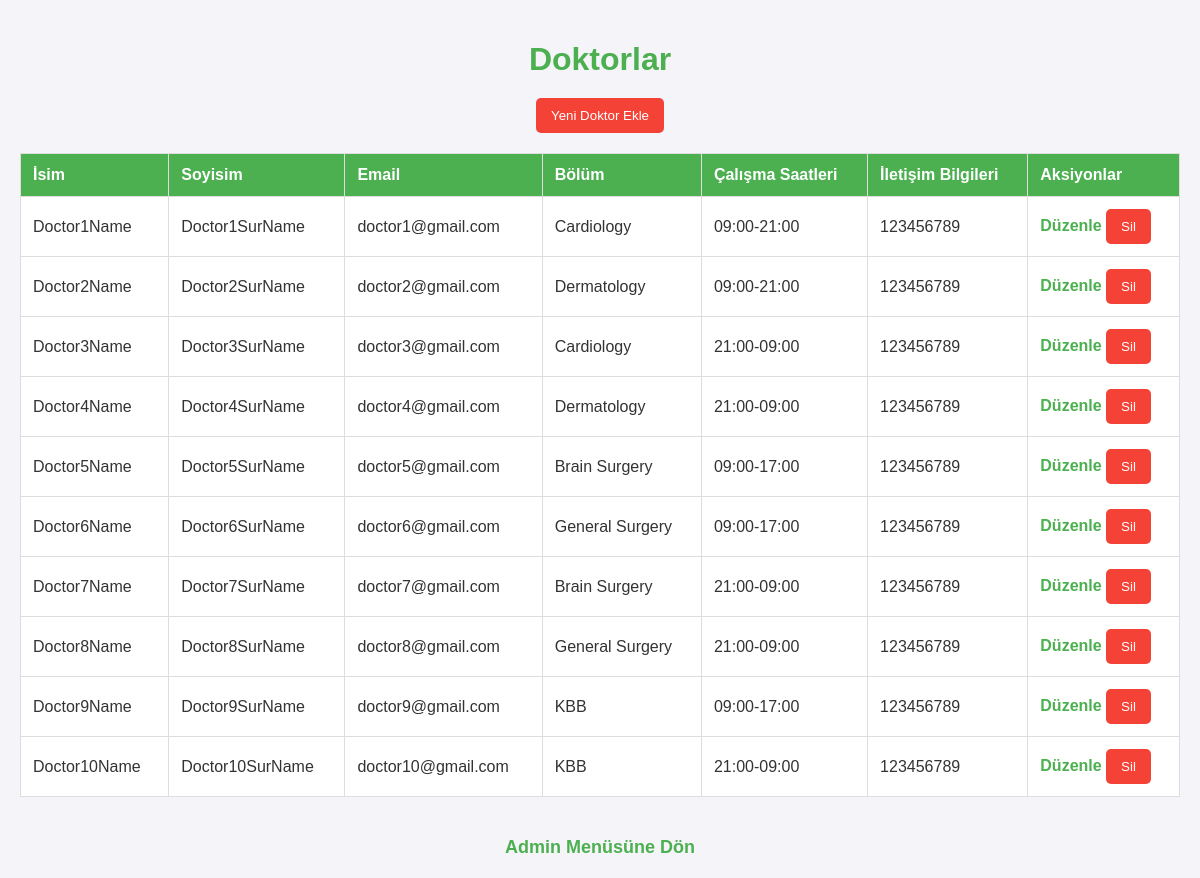
/doctors (signed in), run on the app's committed database.
### tables this page shows
CREATE TABLE doctor (
                        name TEXT,
                        surname TEXT,
                        email TEXT,
                        workHours TEXT,
                        department TEXT,
                        contact_info TEXT,
                        doctorID INTEGER PRIMARY KEY AUTOINCREMENT,
                        FOREIGN KEY (email) REFERENCES users(email)
                    );

### main.py (the view)
@app.route("/doctors")
def doctors():
    if "admin_email" not in session:
        return redirect(url_for("login"))
    connection = sqlite3.connect("database.db")
    cursor = connection.cursor()
    cursor.execute("SELECT doctorID, name, surname, email ,department, workHours , contact_info FROM doctor")
    doctors = cursor.fetchall()
    connection.close()
    return render_template("doctors.html", doctors=doctors)

### main.py (called while the page is built)
@app.before_request
def log_session():
    print(f"Session Data: {session}")

### templates/doctors.html (shortened to what this page needs)
<!DOCTYPE html>
<html lang="en">
<head>
</head>
<body>
    <h1>Doktorlar</h1>
    <div class="add-doctor-button">
        <h2><a href="{{ url_for('add_doctor') }}"><button>Yeni Doktor Ekle</button></a></h2>
    </div>
    <table>
        <tr>
            <th>İsim</th>
            <th>Soyisim</th>
            <th>Email</th>
            <th>Bölüm</th>
            <th>Çalışma Saatleri</th>
            <th>İletişim Bilgileri</th>
            <th>Aksiyonlar</th>
        </tr>
        {% for doctor in doctors %}
        <tr>
            <td>{{ doctor[1] }}</td>
            <td>{{ doctor[2] }}</td>
            <td>{{ doctor[3] }}</td>
            <td>{{ doctor[4] }}</td>
            <td>{{ doctor[5] }}</td>
            <td>{{ doctor[6] }}</td>
            <td>
                <a href="{{ url_for('edit_doctor', doctor_id=doctor[0]) }}">Düzenle</a>
                <form method="POST" action="{{ url_for('delete_doctor', doctor_id=doctor[0]) }}" style="display:inline;">
                    <button type="submit">Sil</button>
                </form>
            </td>
        </tr>
        {% endfor %}
    </table>
    <div class="return-link">
        <a href="{{ url_for('admin_menu') }}">Admin Menüsüne Dön</a>
    </div>
</body>
</html>

### templates/doctors.html (style rules this page uses)
body { font-family: 'Arial', sans-serif; background-color: #f4f4f9; margin: 0; padding: 20px; color: #333; }
h1 { color: #4CAF50; text-align: center; margin-bottom: 20px; }
h2 { text-align: center; margin-bottom: 20px; }
table { width: 100%; border-collapse: collapse; margin-top: 20px; margin-bottom: 40px; }
th, td { padding: 12px; text-align: left; border: 1px solid #ddd; }
th { background-color: #4CAF50; color: white; }
td { background-color: #fff; }
a { text-decoration: none; color: #4CAF50; font-weight: bold; }
button { background-color: #f44336; color: white; padding: 10px 15px; border: none; border-radius: 5px; cursor: pointer; transition: background-color 0.3s; }
.add-doctor-button { text-align: center; margin-bottom: 20px; }
.return-link { display: block; text-align: center; margin-top: 20px; font-size: 18px; }
.return-link a { color: #4CAF50; }

### data on the page
doctor: name "Doctor1Name", surname "Doctor1SurName", email "doctor1@gmail.com", department "Cardiology", workHours "09:00-21:00", contact_info "123456789"
doctor: name "Doctor2Name", surname "Doctor2SurName", email "doctor2@gmail.com", department "Dermatology", workHours "09:00-21:00", contact_info "123456789"
doctor: name "Doctor3Name", surname "Doctor3SurName", email "doctor3@gmail.com", department "Cardiology", workHours "21:00-09:00", contact_info "123456789"
doctor: name "Doctor4Name", surname "Doctor4SurName", email "doctor4@gmail.com", department "Dermatology", workHours "21:00-09:00", contact_info "123456789"
doctor: name "Doctor5Name", surname "Doctor5SurName", email "doctor5@gmail.com", department "Brain Surgery", workHours "09:00-17:00", contact_info "123456789"
doctor: name "Doctor6Name", surname "Doctor6SurName", email "doctor6@gmail.com", department "General Surgery", workHours "09:00-17:00", contact_info "123456789"
doctor: name "Doctor7Name", surname "Doctor7SurName", email "doctor7@gmail.com", department "Brain Surgery", workHours "21:00-09:00", contact_info "123456789"
doctor: name "Doctor8Name", surname "Doctor8SurName", email "doctor8@gmail.com", department "General Surgery", workHours "21:00-09:00", contact_info "123456789"
doctor: name "Doctor9Name", surname "Doctor9SurName", email "doctor9@gmail.com", department "KBB", workHours "09:00-17:00", contact_info "123456789"
doctor: name "Doctor10Name", surname "Doctor10SurName", email "doctor10@gmail.com", department "KBB", workHours "21:00-09:00", contact_info "123456789"
